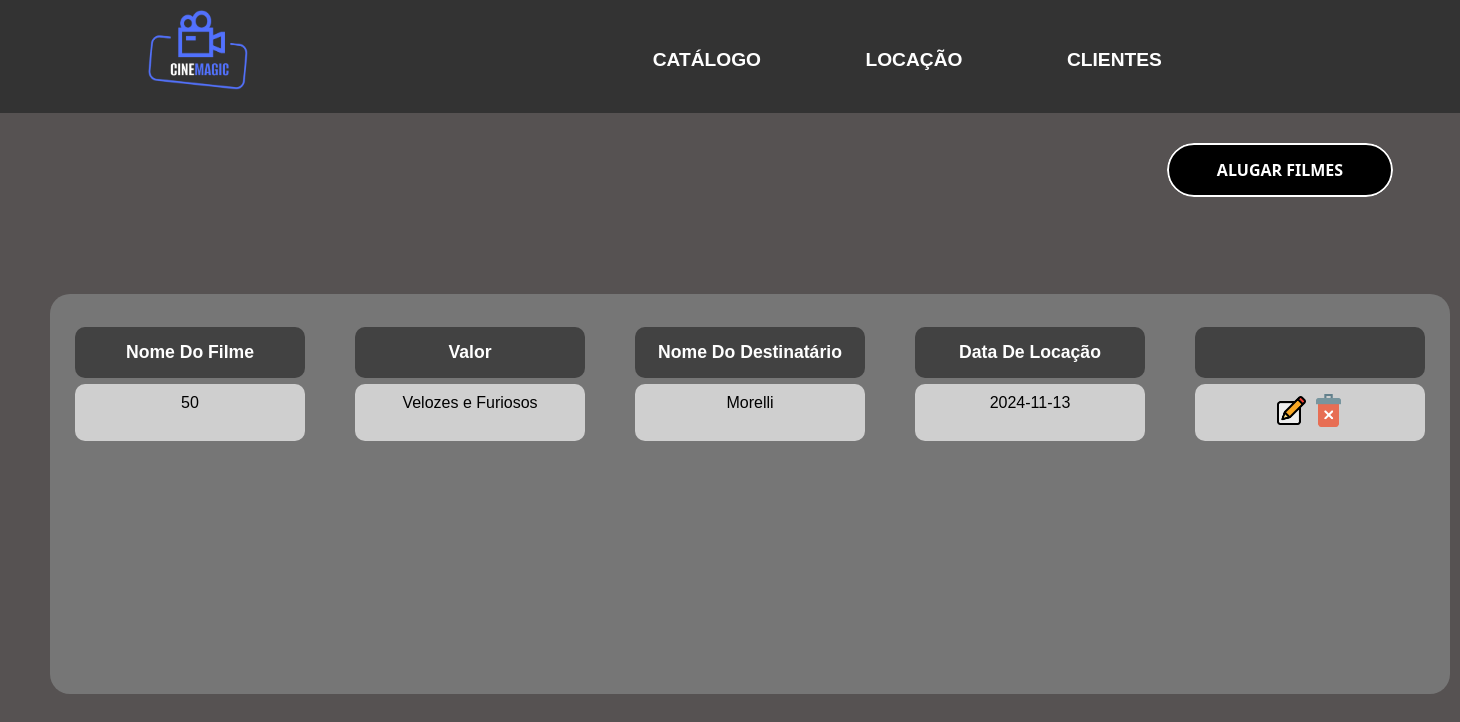
The page /locacao on the database its author committed.
### tables this page shows
CREATE TABLE Locacao(ID INTEGER PRIMARY KEY,Preco INTEGER,NomeDoFilme TEXT,NomeDoDestinario TEXT,DataDeLocacao INTEGER);

### app.py (the view)
@app.route('/locacao')
def exibirLocacao():
    banco = ligar_banco()
    cursor = banco.cursor()
    cursor.execute('SELECT * FROM Locacao')
    Locacao = cursor.fetchall()  # retorna uma lista com tuplas
    return render_template('Locacao.html', ListaLocacao=Locacao)

### app.py (called while the page is built)
def ligar_banco():
    banco = g._database = sqlite3.connect('banco.db')
    return banco

### templates/Locacao.html (shortened to what this page needs)
<!DOCTYPE html>
<html lang="en">
<head>
    <link rel="stylesheet" href="/static/locacao.css">
</head>
<body>
<header class="cabecalho">
    <div>
        <a href="/home"> <img class="Logo" src="../static/Imagens/logo.png" width="150px"> </a>
        <a href="/catalogo" class="menu__link">CATÁLOGO</a>
        <a href="/locacao" class="menu__link">LOCAÇÃO</a>
        <a href="/clientes" class="menu__link">CLIENTES</a>
    </div>
</header>
    <a href="/cadastrarLocacao" class="btn-23">
        <span class="text">Alugar Filmes</span>
    </a>
     <div class="containertabela">
     <table class="tabela">
      <thead>
        <tr>
          <th>Nome Do Filme</th>
          <th>Valor</th>
          <th>Nome Do Destinatário</th>
          <th>Data De Locação</th>
            <th></th>
        </tr>
      </thead>
      <tbody>
        {% for Locacao in ListaLocacao %}
            <tr>
                <td>{{ Locacao [1] }}</td>
                <td>{{ Locacao [2] }}</td>
                <td>{{ Locacao [3] }}</td>
                <td>{{ Locacao [4] }}</td>
                <td>
                    <a href="/editarLocacao/{{ Locacao[0] }}"><img class="icone" src="/static/Imagens/editar.png"></a>
                    <a href="/excluirLocacao/{{ Locacao[0] }}"><img class="icone" src="/static/Imagens/excluir.png"></a>
                </td>
            </tr>
        {% endfor %}
      </tbody>
    </table>
    </div>
</body>
</html>

### static/locacao.css (style rules this page uses)
body { font-family: Arial, sans-serif; text-align: center; background: linear-gradient(to bottom, #565252 100%, #A69C9C 30%, #FFFFFF 50%); margin: 0px; flex-direction: column; justify-content: center; align-items: center; }
a { text-decoration: none !important; }
header { align-items: center; justify-items: center; background-color: #333; padding: 10px 20px; }
.Logo { margin-right: 400px; height: 80px; width: 100px; margin-left: -50px; }
.menu__link { margin-right: 100px; margin-bottom: -50px; text-align: center; }
.menu__link { color: #ffffff; line-height: 2; position: relative; bottom: 1.5rem; transition: width .4s, left .4s; content: ''; font-weight: bold; text-decoration: none; width: 100%; left: 0; font-size: larger; }
.menu__link::before { content: ''; width: 0; height: 2px; border-radius: 2px; background-color: #ffffff; position: absolute; bottom: -.25rem; left: 50%; transition: width .4s, left .4s; }
.btn-23, .btn-23 *, .btn-23 :after, .btn-23 :before, .btn-23:after, .btn-23:before { border: 0 solid; box-sizing: border-box; left: 550px; top: 30px; }
.btn-23 { -webkit-tap-highlight-color: transparent; -webkit-appearance: button; background-color: #000; background-image: none; color: #fff; cursor: pointer; font-family: ui-sans-serif, system-ui, -apple-system, BlinkMacSystemFont, Segoe UI, Roboto, Helvetica Neue, Arial, Noto Sans, sans-serif, Apple Color Emoji, Segoe UI Emoji, Segoe UI Symbol, Noto Color Emoji; font-size: 100%; font-weight: 900; line-height: 1.5; margin: 0; -webkit-mask-image: -webkit-radial-gradient(#000, #fff); padding: 0; text-transform: uppercase; }
.btn-23 { border-radius: 99rem; border-width: 2px; overflow: hidden; padding: 0.8rem 3rem; position: relative; margin-bottom: 50px; }
.btn-23 span { display: grid; inset: 0; place-items: center; position: absolute; }
.containertabela { background-color: #767676; }
.tabela { width: 100%; table-layout: fixed; }
.icone { width: 33px; }
table { display: grid; border-collapse: collapse; min-width: 100%; grid-template-columns: minmax(200px, 3fr) minmax(200px, 3fr) minmax(200px, 3fr) minmax(150px, 3fr) minmax(150px, 3fr) }
thead, tbody, tr { display: contents; }
th, td { padding: 15px; overflow: hidden; text-overflow: ellipsis; white-space: nowrap; margin: 3px; justify-content: center; width: 200px; }
th { position: sticky; top: 0; background: #424242; font-weight: bold; font-size: 1.1rem; color: #ffffff; border-radius: 10px; width: 200px; }
th:last-child { border: 0; }
td { text-align: center; padding-top: 10px; padding-bottom: 10px; color: #000000; background: #cfcfcf; border-radius: 10px; }
.containertabela { width: 1400px; height: 400px; overflow: auto; margin-top: 5%; margin-left: 50px; border-radius: 20px; }
.tabela { width: 200px; table-layout: fixed; margin-top: 30px; margin-left: 22px; }

### rows shown on the page
Locacao: Preco "50", NomeDoFilme "Velozes e Furiosos", NomeDoDestinario "Morelli", DataDeLocacao "2024-11-13"
